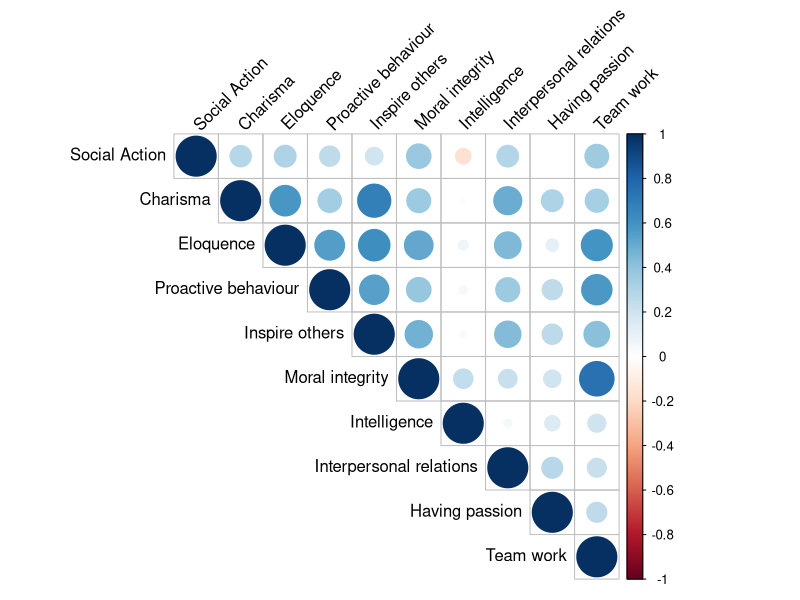
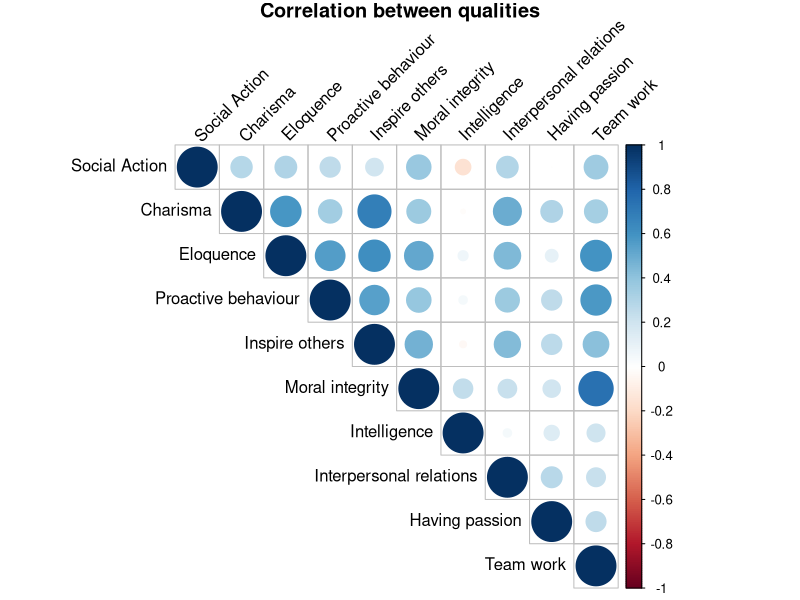
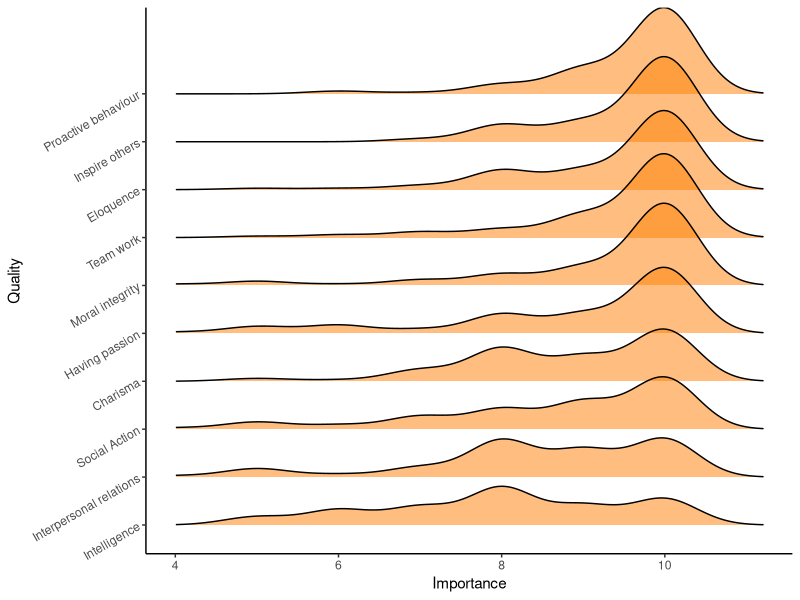
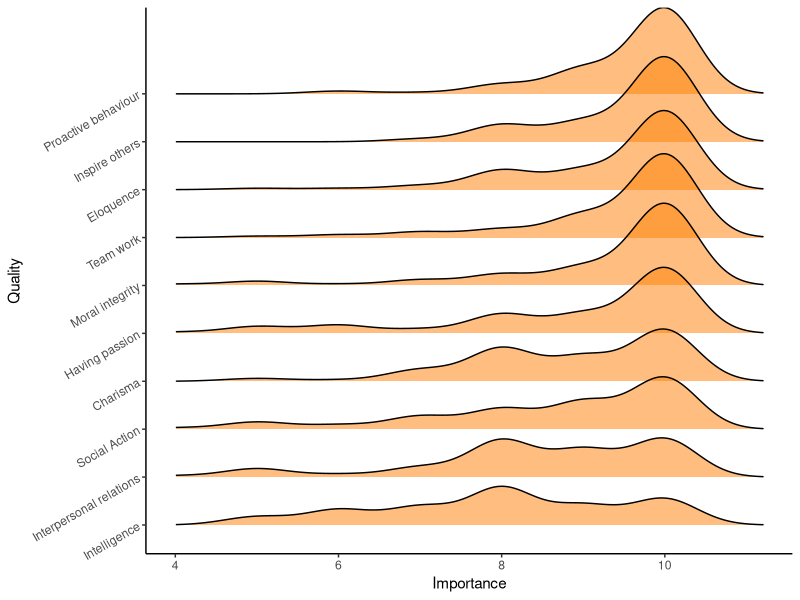
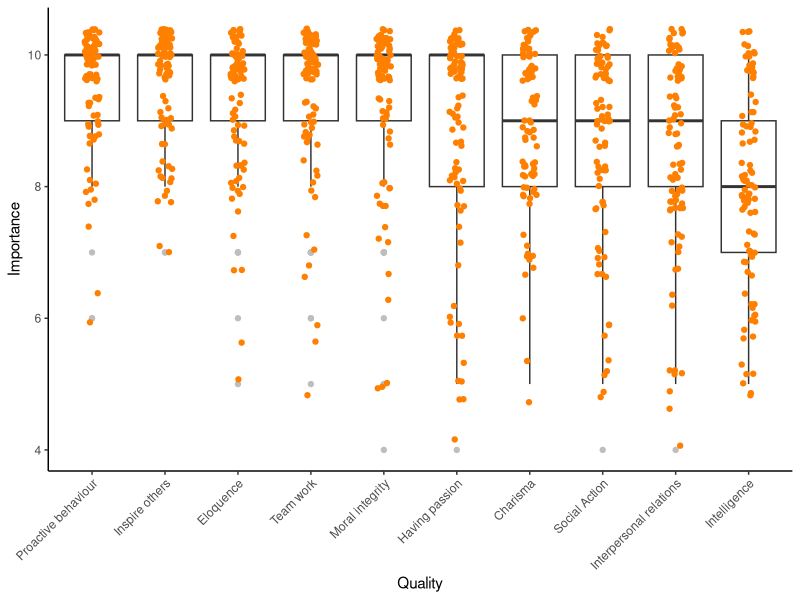
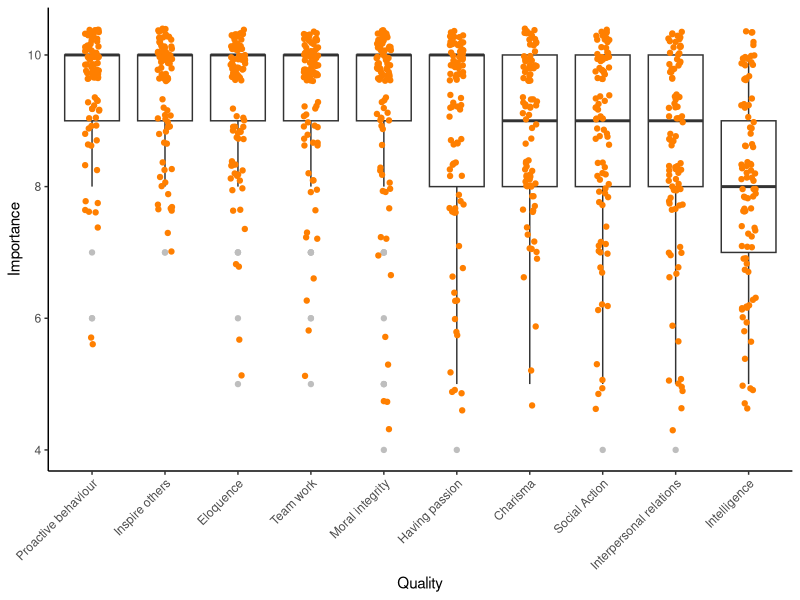
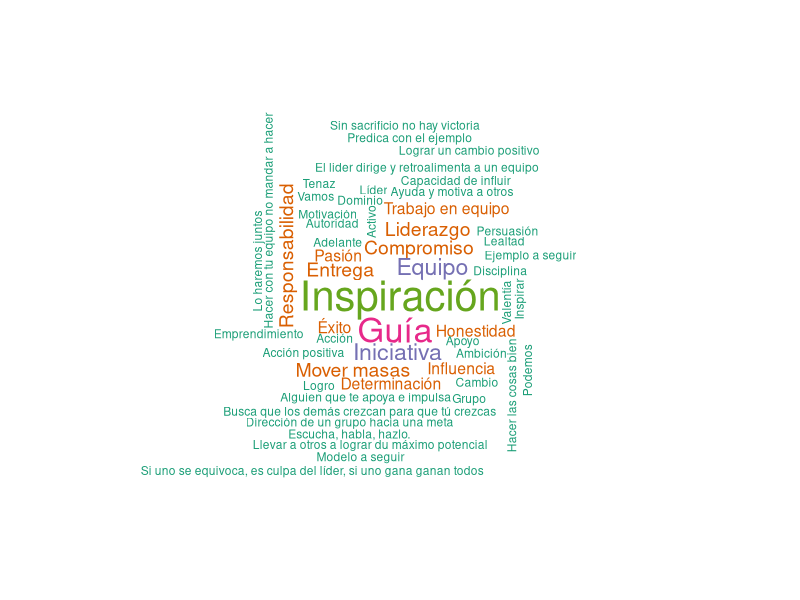
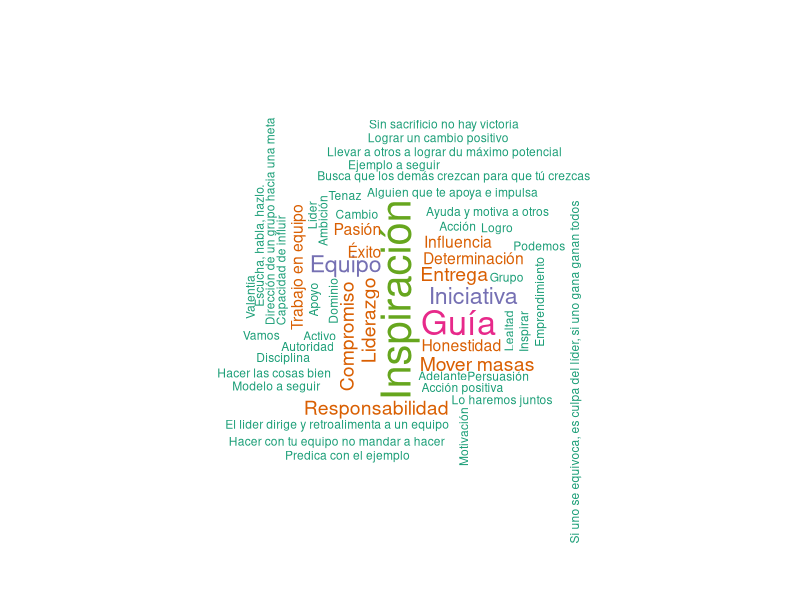

These charts were generated, in order, by the following R code:
### ### ### ### ### ### ### ### ###
# The perceptions of leadership   #
# in Anáhuac University           #
#                                 #
# Author: Gian Carlo Diluvi       #
#               2019              #
### ### ### ### ### ### ### ### ###


# Preamble ####
library(tidyverse)
library(readr)
library(readxl)
library(scales)
library(wordcloud)
library(corrplot)
library(ggridges)

theme_set(theme_classic())


# Import data
anahuac <- readxl::read_xlsx("Leadership in Anahuac University data.xlsx")
n <- nrow(anahuac)


# Change column names
colnames(anahuac) <- c("timestamp",
                       "accion_social",
                       "carisma",
                       "elocuencia",
                       "iniciativa_proactividad",
                       "inspirar",
                       "integridad_moral",
                       "inteligencia",
                       "relaciones_interpersonales",
                       "tener_pasion",
                       "trabajo_en_equipo",
                       "frase",
                       "edad",
                       "genero",
                       "semestre",
                       "carrera")
# Diccionario nombres columbas
columns <- c("timestamp" = "Timestamp",
             "accion_social" = "Social Action",
             "carisma" = "Charisma",
             "elocuencia" = "Eloquence",
             "iniciativa_proactividad" = "Proactive behaviour",
             "inspirar" = "Inspire others",
             "integridad_moral" = "Moral integrity",
             "inteligencia" = "Intelligence",
             "relaciones_interpersonales" = "Interpersonal relations",
             "tener_pasion" = "Having passion",
             "trabajo_en_equipo" = "Team work",
             "frase" = "Frase",
             "edad" = "Edad",
             "genero" = "Género",
             "semestre" = "Semestre",
             "carrera" = "Carrera")


# Correlation matrix between variables
anahuac %>% 
    dplyr::select(accion_social:trabajo_en_equipo) %>% 
    dplyr::rename("Social Action" = "accion_social",
                  "Charisma" = "carisma",
                  "Eloquence" = "elocuencia",
                  "Proactive behaviour" = "iniciativa_proactividad",
                  "Inspire others" = "inspirar",
                  "Moral integrity" = "integridad_moral",
                  "Intelligence" = "inteligencia",
                  "Interpersonal relations" = "relaciones_interpersonales",
                  "Having passion" = "tener_pasion",
                  "Team work" = "trabajo_en_equipo") %>% 
    cor() %>% 
    corrplot::corrplot(type = "upper",
                       tl.col = "black",
                       tl.srt = 45)
    


# Make data tidy
anahuac_tidy <- anahuac %>%
    tidyr::gather(accion_social:trabajo_en_equipo,
                  key = "cualidad",
                  value = "importancia")


# Joy plot ####
# Order importance by average
average_importance <- anahuac_tidy %>% 
    dplyr::group_by(cualidad) %>% 
    dplyr::summarise(importancia_promedio = mean(importancia)) %>% 
    dplyr::ungroup() %>% 
    dplyr::arrange(importancia_promedio)

joyplot_density <- anahuac_tidy %>% 
    dplyr::mutate(cualidad = factor(cualidad,
                                    levels = average_importance$cualidad)) %>% 
    ggplot(aes(x = importancia, y = cualidad, fill = ..y..)) +
    geom_density_ridges(fill = "darkorange1",
                        alpha = 0.5) +
    scale_y_discrete(labels = columns) +
    scale_x_continuous(limits = c(4, NA)) +
    labs(x = "Importance",
         y = "Quality") +
    guides(fill=FALSE) +
    theme(axis.text.y = element_text(angle = 30))

ggsave("Plots/joyploy_density.pdf")
ggsave("Plots/joyploy_density.png")



# Boxplot ####
    boxplot_cualidades <- anahuac_tidy %>% 
        dplyr::mutate(cualidad = factor(cualidad,
                                        levels = average_importance$cualidad),
                      cualidad = forcats::fct_rev(cualidad)) %>% 
        ggplot(aes(x = cualidad, y = importancia)) +
        geom_boxplot(outlier.colour = "grey") +
        geom_jitter(width = 0.1,
                    color = "darkorange1") +
        scale_x_discrete(labels = columns) +
        scale_y_continuous(limits = c(4, NA)) +
        labs(x = "Quality",
             y = "Importance") +
        theme(axis.text.x = element_text(angle = 45, hjust = 1))
    
    ggsave("Plots/boxplot_cualidades.pdf")
    ggsave("Plots/boxplot_cualidades.png")




# Wordcloud ####
wordcloud_frases <- anahuac %>% 
    dplyr::filter(!(frase %in% c(".",
                                 "Habilidad de alinear los intereses propios con los de la gente que trabajas"))) %>% 
    dplyr::group_by(frase) %>% 
    dplyr::summarise(freq = n()) %>% 
    dplyr::arrange(desc(freq))

# Save in png
png("Plots/wordcloud_frases.png", width=12,height=8, units='in', res=300)
wordcloud(words = wordcloud_frases$frase,
          freq = wordcloud_frases$freq,
          scale = c(2.5, 0.5),
          min.freq = 1,
          max.words = 100,
          random.order = FALSE,
          rot.per = 0.25, 
          colors = brewer.pal(5, "Dark2"))
dev.off()

# Save in pdf
pdf("Plots/wordcloud_frases.pdf", width=12,height=8)
wordcloud(words = wordcloud_frases$frase,
          freq = wordcloud_frases$freq,
          scale = c(2.5, 0.5),
          min.freq = 1,
          max.words = 100,
          random.order = FALSE,
          rot.per = 0.25, 
          colors = brewer.pal(5, "Dark2"))
dev.off()



# Gender split
anahuac %>% 
    dplyr::group_by(genero) %>% 
    dplyr::summarise(total = n()) %>% 
    dplyr::mutate(total = total/sum(total))

gender_split_graph <- anahuac %>% 
    dplyr::group_by(genero) %>% 
    dplyr::summarise(total = n()) %>% 
    dplyr::mutate(total = total/sum(total)) %>% 
    ggplot(aes(x = reorder(genero, total), y = total)) +
    geom_bar(stat = "identity",
             fill = "darkorange1") +
    scale_y_continuous(labels = percent) +
    labs(x = "Gender",
         y = "% of respondents") +
    coord_flip()

ggsave("Plots/gender_split.pdf")
ggsave("Plots/gender_split.png")
    



# Boxplot w/gender ####
boxplot_cualidades_gender <- anahuac_tidy %>% 
    dplyr::mutate(cualidad = factor(cualidad,
                                    levels = average_importance$cualidad),
                  cualidad = forcats::fct_rev(cualidad)) %>% 
    ggplot(aes(x = cualidad, y = importancia)) +
    geom_boxplot(outlier.colour = "grey") +
    geom_jitter(width = 0.1,
                aes(color = genero)) +
    scale_x_discrete(labels = columns) +
    scale_y_continuous(limits = c(4, NA)) +
    labs(x = "Quality",
         y = "Importance") +
    theme(axis.text.x = element_text(angle = 45, hjust = 1))


# Average importance by gender
average_importance_gender <- anahuac_tidy %>% 
    dplyr::filter(genero %in% c("Hombre", "Mujer")) %>% 
    dplyr::group_by(cualidad, genero) %>% 
    dplyr::summarise(importancia_promedio = mean(importancia)) %>% 
    dplyr::ungroup() %>% 
    dplyr::arrange(genero, desc(importancia_promedio))



# Twitter plots ####

# Correlation matrix between variables
anahuac %>% 
    dplyr::select(accion_social:trabajo_en_equipo) %>% 
    dplyr::rename("Social Action" = "accion_social",
                  "Charisma" = "carisma",
                  "Eloquence" = "elocuencia",
                  "Proactive behaviour" = "iniciativa_proactividad",
                  "Inspire others" = "inspirar",
                  "Moral integrity" = "integridad_moral",
                  "Intelligence" = "inteligencia",
                  "Interpersonal relations" = "relaciones_interpersonales",
                  "Having passion" = "tener_pasion",
                  "Team work" = "trabajo_en_equipo") %>% 
    cor() %>% 
    corrplot::corrplot(type = "upper",
                       tl.col = "black",
                       tl.srt = 45,
                       title = "Correlation between qualities",
                       mar=c(0,0,1,0))


# Joy plot
joyplot_density_tw <- anahuac_tidy %>% 
    dplyr::mutate(cualidad = factor(cualidad,
                                    levels = average_importance$cualidad)) %>% 
    ggplot(aes(x = importancia, y = cualidad, fill = ..y..)) +
    geom_density_ridges(fill = "darkorange1",
                        alpha = 0.5) +
    scale_y_discrete(labels = columns) +
    scale_x_continuous(limits = c(4, NA)) +
    labs(x = "Importance",
         y = "Trait",
         title = "Is intelligence as relevant as we think?",
         subtitle = "Densities of answers of each trait, in decreasing order according to their mean") +
    guides(fill=FALSE) +
    theme(axis.text.y = element_text(angle = 30))

ggsave("Plots/Twitter/Joyplot.png")
